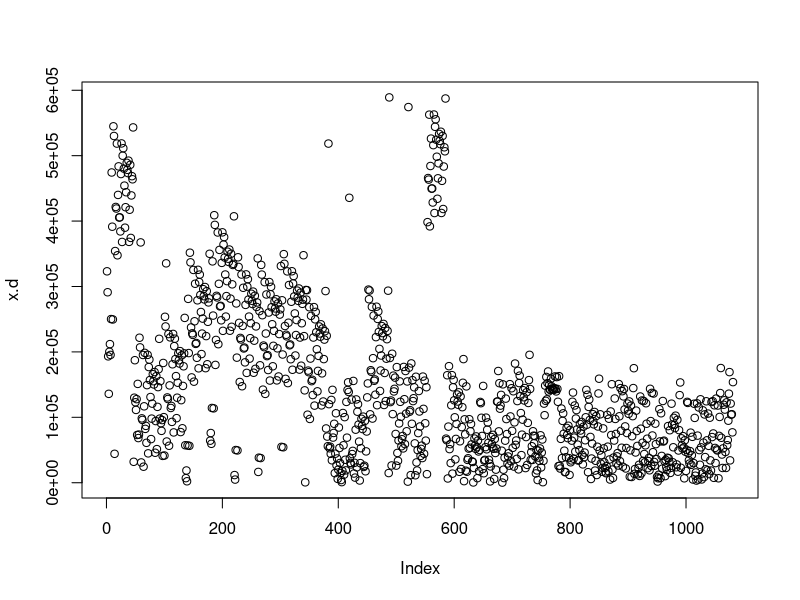

The R script that drew this image:
# ファイルの読み込み
x <- read.csv("cluster.csv", header = TRUE, row.names = 1)


# 非階層型の作成
result_k <- kmeans(x, 3, iter.max = 10)


# 分析結果の表示
result_k$cluster


# クラスターのサイズを調べる
result_k$size


# 各クラスターの中心値
result_k$centers


# 階層型の作成
x.d <- dist(x)


# 分析結果の表示
# plot(result_d)
plot(x.d)
